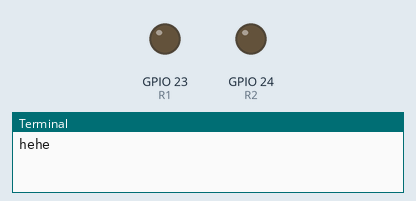
The program below on a simulated Raspberry Pi (BCM pin numbers). Parts: output pins drawn as LEDs (lit = HIGH), the last lines printed to the terminal. At 7.0 s the program stops and its outputs stay as they are.

Above: at 0.1 s.
At 2.1 s:
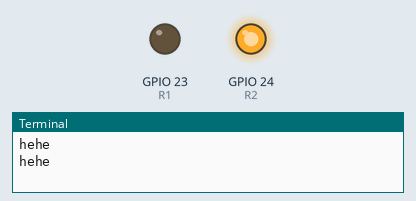
Timing chart, 0 to 8.5 s (numbered marks = the images above):
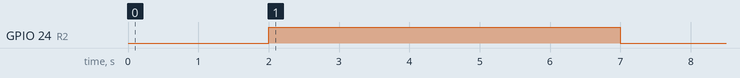

Measured:
- by itself, GPIO 24 (R2): LOW → HIGH at 2.0 s, → LOW 5.0 s later

The program:

rele.py
```python
import RPi.GPIO as GPIO
import time

GPIO.setmode(GPIO.BCM)
R1 = 23
R2 = 24

GPIO.setup(R1, GPIO.OUT)
GPIO.setup(R2, GPIO.OUT)

GPIO.output(R2, GPIO.LOW)
print("hehe")
time.sleep(2)
GPIO.output(R2, GPIO.HIGH)
print("hehe")
time.sleep(5);
GPIO.output(R2, GPIO.LOW)
print("hehfe")
```
